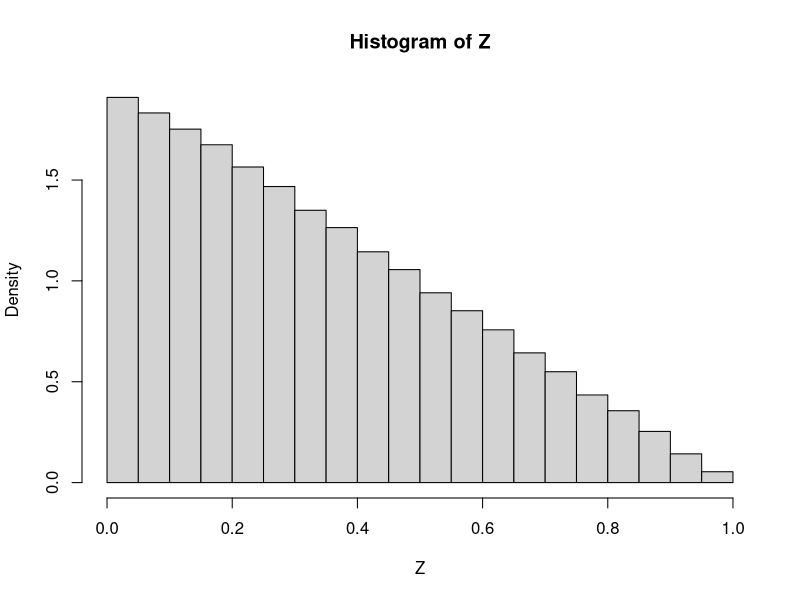

Write the R code that produced this figure.
N = 100000
X = runif(N)
Y = runif(N)

# We know: Z = min{X, Y}
Z = pmin(X, Y)

# Comparing simualted vs. theoretical results
sum(Z > 0.5)/N
1/4
sum(Z > 0.25)/N
9/16
sum(Z > 0.75)/N
1/16


pdf("~/AllStatistics/files/ch2_2.7b.pdf", width = 4.7747, height = 4)
hist(Z, main = "Histogram of Z", prob=TRUE)
dev.off()
